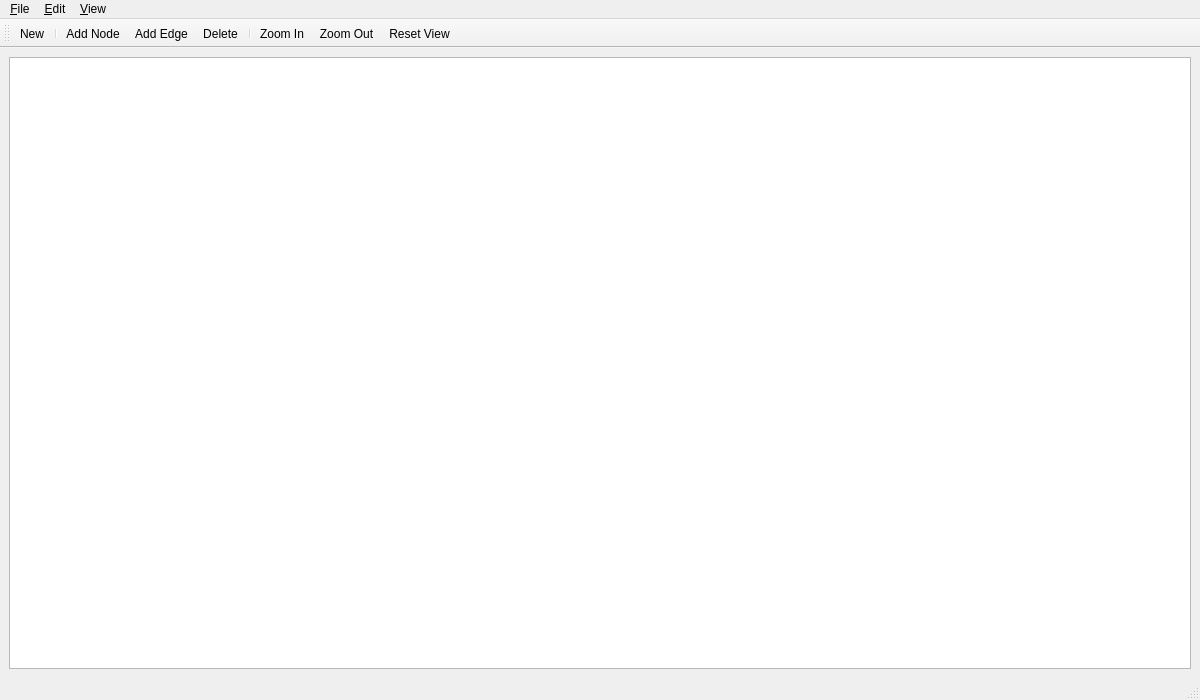
<?xml version="1.0" encoding="UTF-8"?>
<ui version="4.0">
 <class>NetSim</class>
 <widget class="QMainWindow" name="NetSim">
  <property name="geometry">
   <rect>
    <x>0</x>
    <y>0</y>
    <width>1200</width>
    <height>700</height>
   </rect>
  </property>
  <property name="windowTitle">
   <string>Network Simulator</string>
  </property>
  <widget class="QWidget" name="centralwidget">
   <layout class="QVBoxLayout" name="verticalLayout">
    <item>
     <widget class="QGraphicsView" name="graphicsView">
      <property name="sizePolicy">
       <sizepolicy hsizetype="Expanding" vsizetype="Expanding">
        <horstretch>0</horstretch>
        <verstretch>0</verstretch>
       </sizepolicy>
      </property>
     </widget>
    </item>
   </layout>
  </widget>
  <widget class="QMenuBar" name="menubar">
   <property name="geometry">
    <rect>
     <x>0</x>
     <y>0</y>
     <width>1200</width>
     <height>20</height>
    </rect>
   </property>
   <widget class="QMenu" name="menuFile">
    <property name="title">
     <string>&amp;File</string>
    </property>
    <addaction name="actionNew"/>
    <addaction name="separator"/>
    <addaction name="actionExit"/>
   </widget>
   <widget class="QMenu" name="menuEdit">
    <property name="title">
     <string>&amp;Edit</string>
    </property>
    <addaction name="actionAdd_Node"/>
    <addaction name="actionAdd_Edge"/>
    <addaction name="actionDelete"/>
   </widget>
   <widget class="QMenu" name="menuView">
    <property name="title">
     <string>&amp;View</string>
    </property>
    <addaction name="actionZoom_In"/>
    <addaction name="actionZoom_Out"/>
    <addaction name="actionReset_View"/>
   </widget>
   <addaction name="menuFile"/>
   <addaction name="menuEdit"/>
   <addaction name="menuView"/>
  </widget>
  <widget class="QStatusBar" name="statusbar"/>
  <widget class="QToolBar" name="toolBar">
   <property name="windowTitle">
    <string>Toolbar</string>
   </property>
   <attribute name="toolBarArea">
    <enum>TopToolBarArea</enum>
   </attribute>
   <attribute name="toolBarBreak">
    <bool>false</bool>
   </attribute>
   <addaction name="actionNew"/>
   <addaction name="separator"/>
   <addaction name="actionAdd_Node"/>
   <addaction name="actionAdd_Edge"/>
   <addaction name="actionDelete"/>
   <addaction name="separator"/>
   <addaction name="actionZoom_In"/>
   <addaction name="actionZoom_Out"/>
   <addaction name="actionReset_View"/>
  </widget>
  <action name="actionNew">
   <property name="text">
    <string>&amp;New</string>
   </property>
  </action>
  <action name="actionExit">
   <property name="text">
    <string>E&amp;xit</string>
   </property>
  </action>
  <action name="actionAdd_Node">
   <property name="text">
    <string>&amp;Add Node</string>
   </property>
  </action>
  <action name="actionAdd_Edge">
   <property name="text">
    <string>Add &amp;Edge</string>
   </property>
  </action>
  <action name="actionDelete">
   <property name="text">
    <string>&amp;Delete</string>
   </property>
  </action>
  <action name="actionZoom_In">
   <property name="text">
    <string>Zoom &amp;In</string>
   </property>
  </action>
  <action name="actionZoom_Out">
   <property name="text">
    <string>Zoom &amp;Out</string>
   </property>
  </action>
  <action name="actionReset_View">
   <property name="text">
    <string>&amp;Reset View</string>
   </property>
  </action>
 </widget>
 <resources/>
 <connections/>
</ui>
